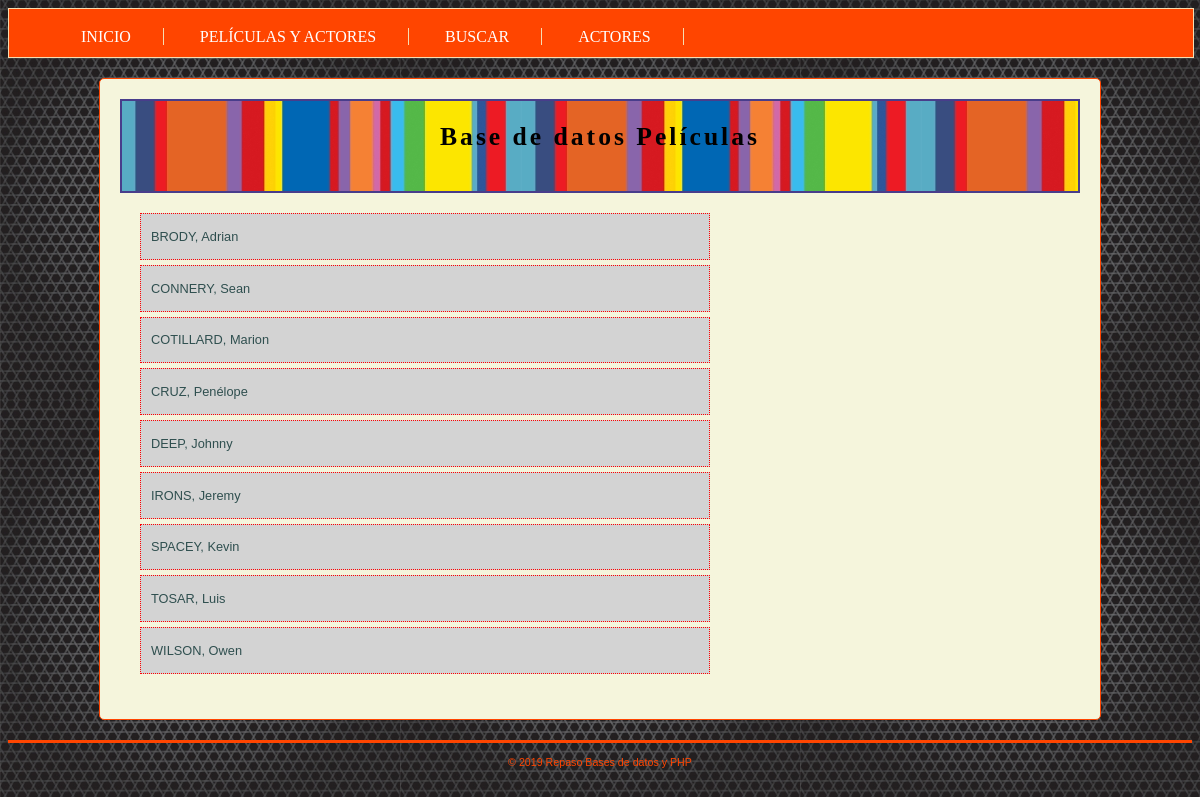
Screenshot of /index.php?opcion=actores with the database file from the repository.
### tables this page shows
CREATE TABLE IF NOT EXISTS `actores` (
  `id_actor` int(3) NOT NULL AUTO_INCREMENT,
  `nombre` varchar(50) NOT NULL,
  `apellido` varchar(50) NOT NULL,
  PRIMARY KEY (`id_actor`)
);

### modelo.php (called while the page is built, shortened)
<?php
      function obtenerResultado($conexion, $sql)
      {
          $resul = mysqli_query($conexion, $sql);
          $datos = array();
          while ($fila = mysqli_fetch_array($resul))
          {
              $datos[] = $fila;
          }
          return $datos;
      }

### funciones.php (called while the page is built, shortened)
<?php
     function filtrarDato($dato)
     {
         return htmlspecialchars(trim($dato));
     }
?>

### vista_actores.php (the view)
<?php
    include "cabecera.php";
    foreach ($actores as $actor)
    {
        echo "<div class='actor'>";
        echo "<p>".strtoupper(filtrarDato($actor['apellido'])).", ".  filtrarDato($actor['nombre']). "  </p>";
        echo "</div>\n";
    }
    include "pie.php";
?>

### css/estilo.css (style rules this page uses)
body { height: 100%; background-image: url(../images/bgblack.jpg); background-position: 50% 0; color: red; line-height: 1.5; font-family: "Century Gothic", "Gill Sans", Arial, sans-serif; font-size: 80%; text-align: center; }
#principal .actor { border: 1px dotted red; text-align: left; width: 60%; margin: 5px; padding-left: 10px; background-color: lightgray; color: darkslategray; }

### rows the page displays
actores: apellido "BRODY", nombre "Adrian"
actores: apellido "CONNERY", nombre "Sean"
actores: apellido "COTILLARD", nombre "Marion"
actores: apellido "CRUZ", nombre "Penélope"
actores: apellido "DEEP", nombre "Johnny"
actores: apellido "IRONS", nombre "Jeremy"
actores: apellido "SPACEY", nombre "Kevin"
actores: apellido "TOSAR", nombre "Luis"
actores: apellido "WILSON", nombre "Owen"
